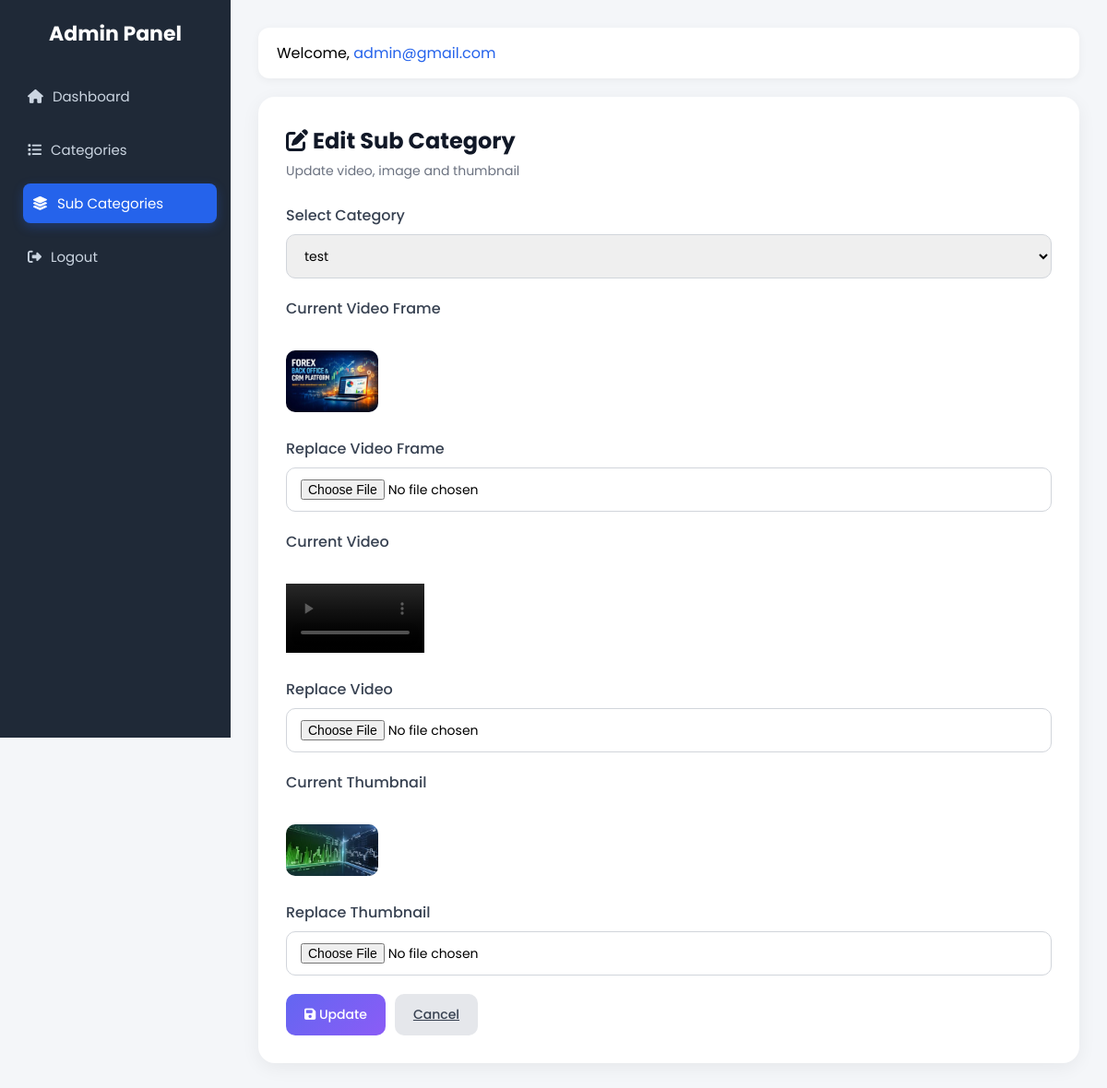
/sub_category/edit_sub.php?id=5 (signed in), run on the app's committed database.
### tables this page shows
CREATE TABLE `sub_category` (
  `id` int(11) NOT NULL,
  `category_id` int(11) NOT NULL,
  `video_frame` text DEFAULT NULL,
  `video_url` varchar(255) DEFAULT NULL,
  `video_thumbnail_image` varchar(255) DEFAULT NULL,
  `video_count` int(11) DEFAULT 0,
  `created_at` timestamp NOT NULL DEFAULT current_timestamp(),
  `updated_at` timestamp NOT NULL DEFAULT current_timestamp() ON UPDATE current_timestamp()
);

CREATE TABLE `categories` (
  `id` int(11) NOT NULL,
  `name` varchar(150) NOT NULL,
  `image` varchar(255) DEFAULT NULL,
  `date` date NOT NULL,
  `created_at` timestamp NOT NULL DEFAULT current_timestamp(),
  `updated_at` timestamp NOT NULL DEFAULT current_timestamp() ON UPDATE current_timestamp(),
  `deleted_at` timestamp NULL DEFAULT NULL
);

### sub_category/edit_sub.php (the view, shortened to what this page needs)
<?php
require "../config.php";
$id = intval($_GET['id']);
$sql = "SELECT * FROM sub_category WHERE id = $id LIMIT 1";
$result = mysqli_query($conn, $sql);
$data = mysqli_fetch_assoc($result);
$cat_sql = "SELECT id, name FROM categories ORDER BY id DESC";
$cat_result = mysqli_query($conn, $cat_sql);
?>
<!DOCTYPE html>
<html lang="en">
<head>
    <link rel="stylesheet" href="https://cdnjs.cloudflare.com/ajax/libs/font-awesome/6.5.0/css/all.min.css">
    <link rel="stylesheet" href="../css/dashboard.css">
    <link rel="stylesheet" href="../css/add_category.css">
</head>
<body>
<?php include "../sidebar.php"; ?>
<div class="content">
    <div class="topbar">
        Welcome,
        <span class="username"><?php echo htmlspecialchars($_SESSION['user']); ?></span>
    </div>
    <div class="card">
        <div class="card-header">
            <h2><i class="fa-solid fa-pen-to-square"></i> Edit Sub Category</h2>
            <p>Update video, image and thumbnail</p>
        </div>
        <form method="POST" enctype="multipart/form-data">
            <div class="form-group">
                <label>Select Category</label>
                <select name="category_id" class="form-control" required>
                    <?php while ($row = mysqli_fetch_assoc($cat_result)) { ?>
                        <option value="<?php echo $row['id']; ?>"
                            <?php if ($row['id'] == $data['category_id']) echo "selected"; ?>>
                            <?php echo $row['name']; ?>
                        </option>
                    <?php } ?>
                </select>
            </div>
            <div class="form-group">
                <label>Current Video Frame</label><br>
                <?php if (!empty($data['video_frame'])) { ?>
                    <img src="../uploads/sub_categories/<?php echo $data['video_frame']; ?>"
                        width="100" style="border-radius:10px;">
                <?php } else { echo "No Image"; } ?>
            </div>
            <div class="form-group">
                <label>Replace Video Frame</label>
                <input type="file" name="video_frame" class="form-control" accept="image/*">
            </div>
            <div class="form-group">
                <label>Current Video</label><br>
                <?php if (!empty($data['video_url'])) { ?>
                    <video width="150" controls>
                        <source src="../uploads/sub_categories/videos/<?php echo $data['video_url']; ?>" type="video/mp4">
                    </video>
                <?php } else { echo "No Video"; } ?>
            </div>
            <div class="form-group">
                <label>Replace Video</label>
                <input type="file" name="video_url" class="form-control" accept="video/*">
            </div>
            <div class="form-group">
                <label>Current Thumbnail</label><br>
                <?php if (!empty($data['video_thumbnail_image'])) { ?>
                    <img src="../uploads/sub_categories/<?php echo $data['video_thumbnail_image']; ?>"
                        width="100" style="border-radius:10px;">
                <?php } else { echo "No Thumbnail"; } ?>
            </div>
            <div class="form-group">
                <label>Replace Thumbnail</label>
                <input type="file" name="video_thumbnail_image" class="form-control" accept="image/*">
            </div>
            <div class="btn-group">
                <button type="submit" class="btn btn-save">
                    <i class="fa fa-save"></i> Update
                </button>
                <a href="subcategories.php" class="btn btn-reset">
                    Cancel
                </a>
            </div>
        </form>
    </div>
</div>
</body>
</html>

### css/dashboard.css (style rules this page uses)
* { margin: 0; padding: 0; box-sizing: border-box; font-family: 'Poppins', sans-serif; }
body { background: #f4f6f9; }
.content { margin-left: 250px; padding: 30px; }
.topbar { background: #fff; padding: 15px 20px; border-radius: 12px; margin-bottom: 20px; box-shadow: 0 2px 10px rgba(0, 0, 0, 0.05); }
.username { color: #2563eb; }
.card { background: #fff; padding: 25px; border-radius: 12px; box-shadow: 0 2px 10px rgba(0, 0, 0, 0.05); }

### css/add_category.css (style rules this page uses)
.card { background: #fff; border-radius: 18px; padding: 30px; box-shadow: 0 5px 20px rgba(0, 0, 0, .06); }
.card-header { margin-bottom: 25px; }
.card-header h2 { color: #111827; margin-bottom: 5px; }
.card-header p { color: #6b7280; font-size: 14px; }
.form-group { margin-bottom: 20px; }
.form-group label { display: block; margin-bottom: 8px; font-weight: 500; color: #374151; }
.form-control { width: 100%; padding: 12px 15px; border: 1px solid #d1d5db; border-radius: 10px; font-size: 14px; transition: .3s; box-sizing: border-box; }
.btn-group { display: flex; gap: 10px; }
.btn { padding: 12px 20px; border: none; border-radius: 10px; cursor: pointer; font-size: 14px; font-weight: 500; transition: .3s; }
.btn-save { background: linear-gradient(135deg, #6366f1, #8b5cf6); color: #fff; }
.btn-reset { background: #e5e7eb; color: #374151; }

### data on the page
sub_category: category_id "test", video_frame (picture), video_thumbnail_image (picture)

### other printed values
$_SESSION['user'] "admin@gmail.com"
